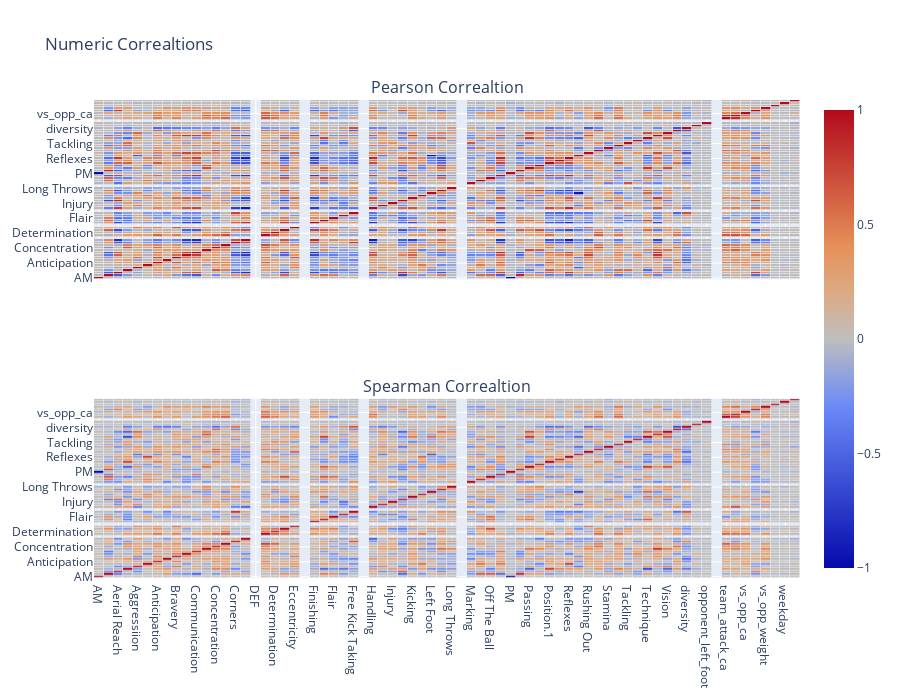

This figure's notebook cell:
### Code cell
# correlation for goalkeepers
plotNumericCorrelations(X_train, y_train, 'GK')

### Figure 1 — Plotly figure (JSON) as saved in the notebook; plotly's stock layout.template omitted (floating-point values rounded to 4 significant figures; data arrays with more than 128 entries replaced by an {"elided": "..."} marker saying what was removed)
{"data": [{"colorscale": [[1, "rgb(165,0,38)"], [0.8889, "rgb(215,48,39)"], [0.7778, "rgb(244,109,67)"], [0.6667, "rgb(253,174,97)"], [0.5556, "rgb(254,224,144)"], [0.4444, "rgb(224,243,248)"], [0.3333, "rgb(171,217,233)"], [0.2222, "rgb(116,173,209)"], [0.1111, "rgb(69,117,180)"], [0, "rgb(49,54,149)"]], "name": "pearson", "showscale": false, "type": "heatmap", "x": ["AM", "Acceleration", "Aerial Reach", "Age", "Aggressiion", "Agility", "Anticipation", "Balance", "Bravery", "Command Of Area", "Communication", "Composure", "Concentration", "Contest performance", "Corners", "Crossing", "DEF", "Decision", "Determination", "Dribbling", "Eccentricity", "FWD", "Finishing", "First Touch", "Flair", "Foul", "Free Kick Taking", "GK", "Handling", "Heading", "Injury", "Jumping Reach", "Kicking", "Leadership", "Left Foot", "Long Shots", "Long Throws", "MID", "Marking", "Natural Fitness", "Off The Ball", "One On Ones", "PM", "Pace", "Passing", "Penalty Taking", "Position.1", "Punching", "Reflexes", "Right Foot", "Rushing Out", "Stability", "Stamina", "Strength", "Tackling", "Teamwork", "Technique", "Throwing", "Vision", "Work Rate", "diversity", "minutes", "opponent_left_foot", "opponent_right_foot", "team_attack_ca", "team_defence_ca", "vs_opp_ca", "vs_opp_height", "vs_opp_weight", "was_home", "weekday", "total_points"], "xaxis": "x", "xgap": 0.7, "y": ["AM", "Acceleration", "Aerial Reach", "Age", "Aggressiion", "Agility", "Anticipation", "Balance", "Bravery", "Command Of Area", "Communication", "Composure", "Concentration", "Contest performance", "Corners", "Crossing", "DEF", "Decision", "Determination", "Dribbling", "Eccentricity", "FWD", "Finishing", "First Touch", "Flair", "Foul", "Free Kick Taking", "GK", "Handling", "Heading", "Injury", "Jumping Reach", "Kicking", "Leadership", "Left Foot", "Long Shots", "Long Throws", "MID", "Marking", "Natural Fitness", "Off The Ball", "One On Ones", "PM", "Pace", "Passing", "Penalty Taking", "Position.1", "Punching", "Reflexes", "Right Foot", "Rushing Out", "Stability", "Stamina", "Strength", "Tackling", "Teamwork", "Technique", "Throwing", "Vision", "Work Rate", "diversity", "minutes", "opponent_left_foot", "opponent_right_foot", "team_attack_ca", "team_defence_ca", "vs_opp_ca", "vs_opp_height", "vs_opp_weight", "was_home", "weekday", "total_points"], "yaxis": "y", "ygap": 0.7, "z": {"elided": "72x72 float values"}}, {"colorscale": [[1, "rgb(165,0,38)"], [0.8889, "rgb(215,48,39)"], [0.7778, "rgb(244,109,67)"], [0.6667, "rgb(253,174,97)"], [0.5556, "rgb(254,224,144)"], [0.4444, "rgb(224,243,248)"], [0.3333, "rgb(171,217,233)"], [0.2222, "rgb(116,173,209)"], [0.1111, "rgb(69,117,180)"], [0, "rgb(49,54,149)"]], "type": "heatmap", "x": ["AM", "Acceleration", "Aerial Reach", "Age", "Aggressiion", "Agility", "Anticipation", "Balance", "Bravery", "Command Of Area", "Communication", "Composure", "Concentration", "Contest performance", "Corners", "Crossing", "DEF", "Decision", "Determination", "Dribbling", "Eccentricity", "FWD", "Finishing", "First Touch", "Flair", "Foul", "Free Kick Taking", "GK", "Handling", "Heading", "Injury", "Jumping Reach", "Kicking", "Leadership", "Left Foot", "Long Shots", "Long Throws", "MID", "Marking", "Natural Fitness", "Off The Ball", "One On Ones", "PM", "Pace", "Passing", "Penalty Taking", "Position.1", "Punching", "Reflexes", "Right Foot", "Rushing Out", "Stability", "Stamina", "Strength", "Tackling", "Teamwork", "Technique", "Throwing", "Vision", "Work Rate", "diversity", "minutes", "opponent_left_foot", "opponent_right_foot", "team_attack_ca", "team_defence_ca", "vs_opp_ca", "vs_opp_height", "vs_opp_weight", "was_home", "weekday", "total_points"], "xaxis": "x2", "xgap": 0.7, "y": ["AM", "Acceleration", "Aerial Reach", "Age", "Aggressiion", "Agility", "Anticipation", "Balance", "Bravery", "Command Of Area", "Communication", "Composure", "Concentration", "Contest performance", "Corners", "Crossing", "DEF", "Decision", "Determination", "Dribbling", "Eccentricity", "FWD", "Finishing", "First Touch", "Flair", "Foul", "Free Kick Taking", "GK", "Handling", "Heading", "Injury", "Jumping Reach", "Kicking", "Leadership", "Left Foot", "Long Shots", "Long Throws", "MID", "Marking", "Natural Fitness", "Off The Ball", "One On Ones", "PM", "Pace", "Passing", "Penalty Taking", "Position.1", "Punching", "Reflexes", "Right Foot", "Rushing Out", "Stability", "Stamina", "Strength", "Tackling", "Teamwork", "Technique", "Throwing", "Vision", "Work Rate", "diversity", "minutes", "opponent_left_foot", "opponent_right_foot", "team_attack_ca", "team_defence_ca", "vs_opp_ca", "vs_opp_height", "vs_opp_weight", "was_home", "weekday", "total_points"], "yaxis": "y2", "ygap": 0.7, "z": {"elided": "72x72 float values"}}], "layout": {"annotations": [{"font": {"size": 16}, "showarrow": false, "text": "Pearson Correaltion", "x": 0.5, "xanchor": "center", "xref": "paper", "y": 1, "yanchor": "bottom", "yref": "paper"}, {"font": {"size": 16}, "showarrow": false, "text": "Spearman Correaltion", "x": 0.5, "xanchor": "center", "xref": "paper", "y": 0.375, "yanchor": "bottom", "yref": "paper"}], "height": 700, "hoverlabel": {"bgcolor": "white", "font": {"family": "Rockwell", "size": 16}}, "title": {"text": "Numeric Correaltions"}, "width": 900, "xaxis": {"anchor": "y", "domain": [0, 1], "matches": "x2", "showticklabels": false}, "xaxis2": {"anchor": "y2", "domain": [0, 1]}, "yaxis": {"anchor": "x", "domain": [0.625, 1]}, "yaxis2": {"anchor": "x2", "domain": [0, 0.375]}}}
